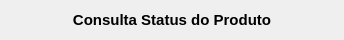
     <widget class="QWidget" name="widget_cabecalho" native="true">
      <property name="sizePolicy">
       <sizepolicy hsizetype="Preferred" vsizetype="Fixed">
        <horstretch>0</horstretch>
        <verstretch>0</verstretch>
       </sizepolicy>
      </property>
      <property name="minimumSize">
       <size>
        <width>0</width>
        <height>40</height>
       </size>
      </property>
      <property name="maximumSize">
       <size>
        <width>16777215</width>
        <height>40</height>
       </size>
      </property>
      <property name="styleSheet">
       <string notr="true"/>
      </property>
      <layout class="QHBoxLayout" name="horizontalLayout">
       <property name="spacing">
        <number>0</number>
       </property>
       <property name="leftMargin">
        <number>15</number>
       </property>
       <property name="topMargin">
        <number>6</number>
       </property>
       <property name="rightMargin">
        <number>15</number>
       </property>
       <property name="bottomMargin">
        <number>6</number>
       </property>
       <item>
        <widget class="QLabel" name="label_3">
         <property name="sizePolicy">
          <sizepolicy hsizetype="Preferred" vsizetype="Preferred">
           <horstretch>0</horstretch>
           <verstretch>0</verstretch>
          </sizepolicy>
         </property>
         <property name="minimumSize">
          <size>
           <width>0</width>
           <height>0</height>
          </size>
         </property>
         <property name="maximumSize">
          <size>
           <width>16777215</width>
           <height>16777215</height>
          </size>
         </property>
         <property name="font">
          <font>
           <pointsize>9</pointsize>
           <weight>75</weight>
           <bold>true</bold>
          </font>
         </property>
         <property name="text">
          <string/>
         </property>
         <property name="alignment">
          <set>Qt::AlignLeading|Qt::AlignLeft|Qt::AlignVCenter</set>
         </property>
        </widget>
       </item>
       <item>
        <widget class="QLabel" name="label_13">
         <property name="sizePolicy">
          <sizepolicy hsizetype="Minimum" vsizetype="Preferred">
           <horstretch>0</horstretch>
           <verstretch>0</verstretch>
          </sizepolicy>
         </property>
         <property name="minimumSize">
          <size>
           <width>300</width>
           <height>0</height>
          </size>
         </property>
         <property name="font">
          <font>
           <pointsize>11</pointsize>
           <weight>75</weight>
           <bold>true</bold>
          </font>
         </property>
         <property name="text">
          <string>Consulta Status do Produto</string>
         </property>
         <property name="alignment">
          <set>Qt::AlignCenter</set>
         </property>
        </widget>
       </item>
       <item>
        <widget class="QLabel" name="label_4">
         <property name="sizePolicy">
          <sizepolicy hsizetype="Preferred" vsizetype="Preferred">
           <horstretch>0</horstretch>
           <verstretch>0</verstretch>
          </sizepolicy>
         </property>
         <property name="minimumSize">
          <size>
           <width>0</width>
           <height>0</height>
          </size>
         </property>
         <property name="maximumSize">
          <size>
           <width>16777215</width>
           <height>16777215</height>
          </size>
         </property>
         <property name="font">
          <font>
           <pointsize>9</pointsize>
           <weight>75</weight>
           <bold>true</bold>
          </font>
         </property>
         <property name="text">
          <string/>
         </property>
         <property name="alignment">
          <set>Qt::AlignLeading|Qt::AlignLeft|Qt::AlignVCenter</set>
         </property>
        </widget>
       </item>
      </layout>
     </widget>
